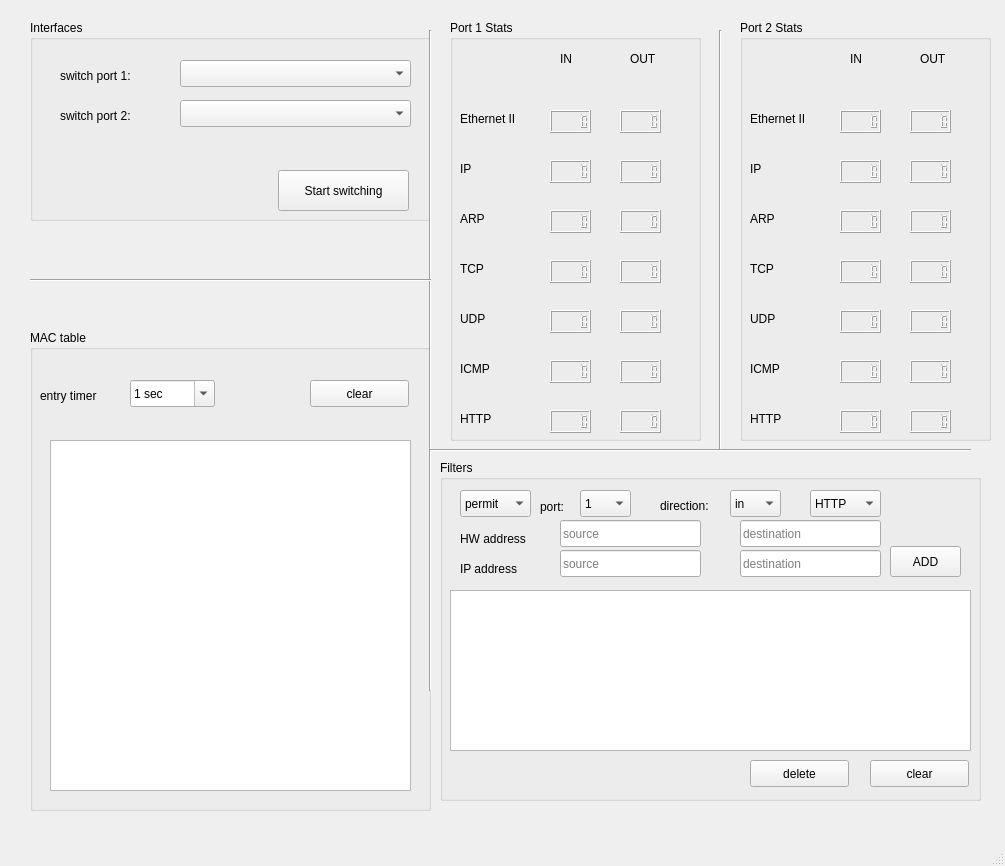
<?xml version="1.0" encoding="UTF-8"?>
<ui version="4.0">
 <class>MainWindow</class>
 <widget class="QMainWindow" name="MainWindow">
  <property name="geometry">
   <rect>
    <x>0</x>
    <y>0</y>
    <width>1005</width>
    <height>866</height>
   </rect>
  </property>
  <property name="windowTitle">
   <string>MainWindow</string>
  </property>
  <widget class="QWidget" name="centralwidget">
   <widget class="QGroupBox" name="groupBox">
    <property name="geometry">
     <rect>
      <x>30</x>
      <y>330</y>
      <width>401</width>
      <height>481</height>
     </rect>
    </property>
    <property name="title">
     <string>MAC table</string>
    </property>
    <widget class="QPushButton" name="cleartableButton">
     <property name="geometry">
      <rect>
       <x>280</x>
       <y>50</y>
       <width>99</width>
       <height>27</height>
      </rect>
     </property>
     <property name="text">
      <string>clear</string>
     </property>
    </widget>
    <widget class="QComboBox" name="modifyTimerComboBox">
     <property name="geometry">
      <rect>
       <x>100</x>
       <y>50</y>
       <width>85</width>
       <height>27</height>
      </rect>
     </property>
     <property name="editable">
      <bool>true</bool>
     </property>
     <property name="sizeAdjustPolicy">
      <enum>QComboBox::AdjustToContentsOnFirstShow</enum>
     </property>
     <item>
      <property name="text">
       <string>1 sec</string>
      </property>
     </item>
     <item>
      <property name="text">
       <string>2 sec</string>
      </property>
     </item>
     <item>
      <property name="text">
       <string>3 sec</string>
      </property>
     </item>
     <item>
      <property name="text">
       <string>4 sec</string>
      </property>
     </item>
     <item>
      <property name="text">
       <string>5 sec</string>
      </property>
     </item>
     <item>
      <property name="text">
       <string>6 sec</string>
      </property>
     </item>
     <item>
      <property name="text">
       <string>7 sec</string>
      </property>
     </item>
     <item>
      <property name="text">
       <string>8 sec</string>
      </property>
     </item>
     <item>
      <property name="text">
       <string>9 sec</string>
      </property>
     </item>
     <item>
      <property name="text">
       <string>10 sec</string>
      </property>
     </item>
    </widget>
    <widget class="QLabel" name="label">
     <property name="geometry">
      <rect>
       <x>10</x>
       <y>50</y>
       <width>81</width>
       <height>31</height>
      </rect>
     </property>
     <property name="text">
      <string>entry timer</string>
     </property>
    </widget>
    <widget class="QListView" name="mactableListView">
     <property name="geometry">
      <rect>
       <x>20</x>
       <y>110</y>
       <width>361</width>
       <height>351</height>
      </rect>
     </property>
     <property name="lineWidth">
      <number>1</number>
     </property>
     <property name="horizontalScrollBarPolicy">
      <enum>Qt::ScrollBarAsNeeded</enum>
     </property>
     <property name="viewMode">
      <enum>QListView::ListMode</enum>
     </property>
     <property name="modelColumn">
      <number>0</number>
     </property>
     <property name="uniformItemSizes">
      <bool>false</bool>
     </property>
    </widget>
   </widget>
   <widget class="QGroupBox" name="groupBox_2">
    <property name="geometry">
     <rect>
      <x>30</x>
      <y>20</y>
      <width>401</width>
      <height>201</height>
     </rect>
    </property>
    <property name="title">
     <string>Interfaces</string>
    </property>
    <widget class="QComboBox" name="port1ComboBox">
     <property name="geometry">
      <rect>
       <x>150</x>
       <y>40</y>
       <width>231</width>
       <height>27</height>
      </rect>
     </property>
    </widget>
    <widget class="QComboBox" name="port2ComboBox">
     <property name="geometry">
      <rect>
       <x>150</x>
       <y>80</y>
       <width>231</width>
       <height>27</height>
      </rect>
     </property>
    </widget>
    <widget class="QLabel" name="label_2">
     <property name="geometry">
      <rect>
       <x>30</x>
       <y>40</y>
       <width>111</width>
       <height>31</height>
      </rect>
     </property>
     <property name="text">
      <string>switch port 1:</string>
     </property>
    </widget>
    <widget class="QLabel" name="label_3">
     <property name="geometry">
      <rect>
       <x>30</x>
       <y>80</y>
       <width>111</width>
       <height>31</height>
      </rect>
     </property>
     <property name="text">
      <string>switch port 2:</string>
     </property>
    </widget>
    <widget class="QPushButton" name="startButton">
     <property name="geometry">
      <rect>
       <x>248</x>
       <y>150</y>
       <width>131</width>
       <height>41</height>
      </rect>
     </property>
     <property name="text">
      <string>Start switching</string>
     </property>
    </widget>
   </widget>
   <widget class="QGroupBox" name="groupBox_3">
    <property name="geometry">
     <rect>
      <x>450</x>
      <y>20</y>
      <width>251</width>
      <height>421</height>
     </rect>
    </property>
    <property name="autoFillBackground">
     <bool>false</bool>
    </property>
    <property name="styleSheet">
     <string notr="true"/>
    </property>
    <property name="title">
     <string>Port 1 Stats</string>
    </property>
    <property name="flat">
     <bool>false</bool>
    </property>
    <property name="checkable">
     <bool>false</bool>
    </property>
    <property name="checked">
     <bool>false</bool>
    </property>
    <widget class="QLabel" name="label_4">
     <property name="geometry">
      <rect>
       <x>110</x>
       <y>30</y>
       <width>21</width>
       <height>17</height>
      </rect>
     </property>
     <property name="text">
      <string>IN</string>
     </property>
    </widget>
    <widget class="QLabel" name="label_5">
     <property name="geometry">
      <rect>
       <x>180</x>
       <y>30</y>
       <width>31</width>
       <height>17</height>
      </rect>
     </property>
     <property name="text">
      <string>OUT</string>
     </property>
    </widget>
    <widget class="QLCDNumber" name="ipCountIN">
     <property name="geometry">
      <rect>
       <x>100</x>
       <y>140</y>
       <width>41</width>
       <height>23</height>
      </rect>
     </property>
    </widget>
    <widget class="QLCDNumber" name="eth2CountOUT">
     <property name="geometry">
      <rect>
       <x>170</x>
       <y>90</y>
       <width>41</width>
       <height>23</height>
      </rect>
     </property>
    </widget>
    <widget class="QLCDNumber" name="ipCountOUT">
     <property name="geometry">
      <rect>
       <x>170</x>
       <y>140</y>
       <width>41</width>
       <height>23</height>
      </rect>
     </property>
    </widget>
    <widget class="QLCDNumber" name="arpCountOUT">
     <property name="geometry">
      <rect>
       <x>170</x>
       <y>190</y>
       <width>41</width>
       <height>23</height>
      </rect>
     </property>
    </widget>
    <widget class="QLCDNumber" name="arpCountIN">
     <property name="geometry">
      <rect>
       <x>100</x>
       <y>190</y>
       <width>41</width>
       <height>23</height>
      </rect>
     </property>
    </widget>
    <widget class="QLCDNumber" name="tcpCountIN">
     <property name="geometry">
      <rect>
       <x>100</x>
       <y>240</y>
       <width>41</width>
       <height>23</height>
      </rect>
     </property>
    </widget>
    <widget class="QLCDNumber" name="eth2CountIN">
     <property name="geometry">
      <rect>
       <x>100</x>
       <y>90</y>
       <width>41</width>
       <height>23</height>
      </rect>
     </property>
    </widget>
    <widget class="QLCDNumber" name="udpCountOUT">
     <property name="geometry">
      <rect>
       <x>170</x>
       <y>290</y>
       <width>41</width>
       <height>23</height>
      </rect>
     </property>
    </widget>
    <widget class="QLCDNumber" name="udpCountIN">
     <property name="geometry">
      <rect>
       <x>100</x>
       <y>290</y>
       <width>41</width>
       <height>23</height>
      </rect>
     </property>
    </widget>
    <widget class="QLCDNumber" name="tcpCountOUT">
     <property name="geometry">
      <rect>
       <x>170</x>
       <y>240</y>
       <width>41</width>
       <height>23</height>
      </rect>
     </property>
    </widget>
    <widget class="QLabel" name="label_6">
     <property name="geometry">
      <rect>
       <x>10</x>
       <y>90</y>
       <width>71</width>
       <height>17</height>
      </rect>
     </property>
     <property name="text">
      <string>Ethernet II</string>
     </property>
    </widget>
    <widget class="QLabel" name="label_7">
     <property name="geometry">
      <rect>
       <x>10</x>
       <y>140</y>
       <width>68</width>
       <height>17</height>
      </rect>
     </property>
     <property name="text">
      <string>IP</string>
     </property>
    </widget>
    <widget class="QLabel" name="label_8">
     <property name="geometry">
      <rect>
       <x>10</x>
       <y>190</y>
       <width>68</width>
       <height>17</height>
      </rect>
     </property>
     <property name="text">
      <string>ARP</string>
     </property>
    </widget>
    <widget class="QLabel" name="label_14">
     <property name="geometry">
      <rect>
       <x>10</x>
       <y>240</y>
       <width>68</width>
       <height>17</height>
      </rect>
     </property>
     <property name="text">
      <string>TCP</string>
     </property>
    </widget>
    <widget class="QLabel" name="label_15">
     <property name="geometry">
      <rect>
       <x>10</x>
       <y>290</y>
       <width>68</width>
       <height>17</height>
      </rect>
     </property>
     <property name="text">
      <string>UDP</string>
     </property>
    </widget>
    <widget class="QLCDNumber" name="lcdNumber_22">
     <property name="geometry">
      <rect>
       <x>280</x>
       <y>310</y>
       <width>41</width>
       <height>23</height>
      </rect>
     </property>
    </widget>
    <widget class="QLCDNumber" name="lcdNumber_23">
     <property name="geometry">
      <rect>
       <x>350</x>
       <y>310</y>
       <width>41</width>
       <height>23</height>
      </rect>
     </property>
    </widget>
    <widget class="QLCDNumber" name="icmpCountIN">
     <property name="geometry">
      <rect>
       <x>100</x>
       <y>340</y>
       <width>41</width>
       <height>23</height>
      </rect>
     </property>
    </widget>
    <widget class="QLCDNumber" name="icmpCountOUT">
     <property name="geometry">
      <rect>
       <x>170</x>
       <y>340</y>
       <width>41</width>
       <height>23</height>
      </rect>
     </property>
    </widget>
    <widget class="QLabel" name="label_16">
     <property name="geometry">
      <rect>
       <x>10</x>
       <y>340</y>
       <width>68</width>
       <height>17</height>
      </rect>
     </property>
     <property name="text">
      <string>ICMP</string>
     </property>
    </widget>
    <widget class="QLCDNumber" name="httpCountIN">
     <property name="geometry">
      <rect>
       <x>100</x>
       <y>390</y>
       <width>41</width>
       <height>23</height>
      </rect>
     </property>
    </widget>
    <widget class="QLCDNumber" name="httpCountOUT">
     <property name="geometry">
      <rect>
       <x>170</x>
       <y>390</y>
       <width>41</width>
       <height>23</height>
      </rect>
     </property>
    </widget>
    <widget class="QLabel" name="label_17">
     <property name="geometry">
      <rect>
       <x>10</x>
       <y>390</y>
       <width>68</width>
       <height>17</height>
      </rect>
     </property>
     <property name="text">
      <string>HTTP</string>
     </property>
    </widget>
   </widget>
   <widget class="QGroupBox" name="groupBox_4">
    <property name="geometry">
     <rect>
      <x>740</x>
      <y>20</y>
      <width>251</width>
      <height>421</height>
     </rect>
    </property>
    <property name="autoFillBackground">
     <bool>false</bool>
    </property>
    <property name="styleSheet">
     <string notr="true"/>
    </property>
    <property name="title">
     <string>Port 2 Stats</string>
    </property>
    <property name="flat">
     <bool>false</bool>
    </property>
    <property name="checkable">
     <bool>false</bool>
    </property>
    <property name="checked">
     <bool>false</bool>
    </property>
    <widget class="QLabel" name="label_18">
     <property name="geometry">
      <rect>
       <x>110</x>
       <y>30</y>
       <width>21</width>
       <height>17</height>
      </rect>
     </property>
     <property name="text">
      <string>IN</string>
     </property>
    </widget>
    <widget class="QLabel" name="label_19">
     <property name="geometry">
      <rect>
       <x>180</x>
       <y>30</y>
       <width>31</width>
       <height>17</height>
      </rect>
     </property>
     <property name="text">
      <string>OUT</string>
     </property>
    </widget>
    <widget class="QLCDNumber" name="ipCountIN_2">
     <property name="geometry">
      <rect>
       <x>100</x>
       <y>140</y>
       <width>41</width>
       <height>23</height>
      </rect>
     </property>
    </widget>
    <widget class="QLCDNumber" name="eth2CountOUT_2">
     <property name="geometry">
      <rect>
       <x>170</x>
       <y>90</y>
       <width>41</width>
       <height>23</height>
      </rect>
     </property>
    </widget>
    <widget class="QLCDNumber" name="ipCountOUT_2">
     <property name="geometry">
      <rect>
       <x>170</x>
       <y>140</y>
       <width>41</width>
       <height>23</height>
      </rect>
     </property>
    </widget>
    <widget class="QLCDNumber" name="arpCountOUT_2">
     <property name="geometry">
      <rect>
       <x>170</x>
       <y>190</y>
       <width>41</width>
       <height>23</height>
      </rect>
     </property>
    </widget>
    <widget class="QLCDNumber" name="arpCountIN_2">
     <property name="geometry">
      <rect>
       <x>100</x>
       <y>190</y>
       <width>41</width>
       <height>23</height>
      </rect>
     </property>
    </widget>
    <widget class="QLCDNumber" name="tcpCountIN_2">
     <property name="geometry">
      <rect>
       <x>100</x>
       <y>240</y>
       <width>41</width>
       <height>23</height>
      </rect>
     </property>
    </widget>
    <widget class="QLCDNumber" name="eth2CountIN_2">
     <property name="geometry">
      <rect>
       <x>100</x>
       <y>90</y>
       <width>41</width>
       <height>23</height>
      </rect>
     </property>
    </widget>
    <widget class="QLCDNumber" name="udpCountOUT_2">
     <property name="geometry">
      <rect>
       <x>170</x>
       <y>290</y>
       <width>41</width>
       <height>23</height>
      </rect>
     </property>
    </widget>
    <widget class="QLCDNumber" name="udpCountIN_2">
     <property name="geometry">
      <rect>
       <x>100</x>
       <y>290</y>
       <width>41</width>
       <height>23</height>
      </rect>
     </property>
    </widget>
    <widget class="QLCDNumber" name="tcpCountOUT_2">
     <property name="geometry">
      <rect>
       <x>170</x>
       <y>240</y>
       <width>41</width>
       <height>23</height>
      </rect>
     </property>
    </widget>
    <widget class="QLabel" name="label_20">
     <property name="geometry">
      <rect>
       <x>10</x>
       <y>90</y>
       <width>71</width>
       <height>17</height>
      </rect>
     </property>
     <property name="text">
      <string>Ethernet II</string>
     </property>
    </widget>
    <widget class="QLabel" name="label_21">
     <property name="geometry">
      <rect>
       <x>10</x>
       <y>140</y>
       <width>68</width>
       <height>17</height>
      </rect>
     </property>
     <property name="text">
      <string>IP</string>
     </property>
    </widget>
    <widget class="QLabel" name="label_22">
     <property name="geometry">
      <rect>
       <x>10</x>
       <y>190</y>
       <width>68</width>
       <height>17</height>
      </rect>
     </property>
     <property name="text">
      <string>ARP</string>
     </property>
    </widget>
    <widget class="QLabel" name="label_23">
     <property name="geometry">
      <rect>
       <x>10</x>
       <y>240</y>
       <width>68</width>
       <height>17</height>
      </rect>
     </property>
     <property name="text">
      <string>TCP</string>
     </property>
    </widget>
    <widget class="QLabel" name="label_24">
     <property name="geometry">
      <rect>
       <x>10</x>
       <y>290</y>
       <width>68</width>
       <height>17</height>
      </rect>
     </property>
     <property name="text">
      <string>UDP</string>
     </property>
    </widget>
    <widget class="QLCDNumber" name="lcdNumber_24">
     <property name="geometry">
      <rect>
       <x>280</x>
       <y>310</y>
       <width>41</width>
       <height>23</height>
      </rect>
     </property>
    </widget>
    <widget class="QLCDNumber" name="lcdNumber_25">
     <property name="geometry">
      <rect>
       <x>350</x>
       <y>310</y>
       <width>41</width>
       <height>23</height>
      </rect>
     </property>
    </widget>
    <widget class="QLCDNumber" name="icmpCountIN_2">
     <property name="geometry">
      <rect>
       <x>100</x>
       <y>340</y>
       <width>41</width>
       <height>23</height>
      </rect>
     </property>
    </widget>
    <widget class="QLCDNumber" name="icmpCountOUT_2">
     <property name="geometry">
      <rect>
       <x>170</x>
       <y>340</y>
       <width>41</width>
       <height>23</height>
      </rect>
     </property>
    </widget>
    <widget class="QLabel" name="label_25">
     <property name="geometry">
      <rect>
       <x>10</x>
       <y>340</y>
       <width>68</width>
       <height>17</height>
      </rect>
     </property>
     <property name="text">
      <string>ICMP</string>
     </property>
    </widget>
    <widget class="QLCDNumber" name="httpCountIN_2">
     <property name="geometry">
      <rect>
       <x>100</x>
       <y>390</y>
       <width>41</width>
       <height>23</height>
      </rect>
     </property>
    </widget>
    <widget class="QLCDNumber" name="httpCountOUT_2">
     <property name="geometry">
      <rect>
       <x>170</x>
       <y>390</y>
       <width>41</width>
       <height>23</height>
      </rect>
     </property>
    </widget>
    <widget class="QLabel" name="label_26">
     <property name="geometry">
      <rect>
       <x>10</x>
       <y>390</y>
       <width>68</width>
       <height>17</height>
      </rect>
     </property>
     <property name="text">
      <string>HTTP</string>
     </property>
    </widget>
   </widget>
   <widget class="Line" name="line_2">
    <property name="geometry">
     <rect>
      <x>710</x>
      <y>30</y>
      <width>20</width>
      <height>421</height>
     </rect>
    </property>
    <property name="orientation">
     <enum>Qt::Vertical</enum>
    </property>
   </widget>
   <widget class="Line" name="line_3">
    <property name="geometry">
     <rect>
      <x>420</x>
      <y>30</y>
      <width>20</width>
      <height>661</height>
     </rect>
    </property>
    <property name="orientation">
     <enum>Qt::Vertical</enum>
    </property>
   </widget>
   <widget class="Line" name="line">
    <property name="geometry">
     <rect>
      <x>30</x>
      <y>270</y>
      <width>401</width>
      <height>20</height>
     </rect>
    </property>
    <property name="orientation">
     <enum>Qt::Horizontal</enum>
    </property>
   </widget>
   <widget class="QGroupBox" name="groupBox_5">
    <property name="geometry">
     <rect>
      <x>440</x>
      <y>460</y>
      <width>541</width>
      <height>341</height>
     </rect>
    </property>
    <property name="whatsThis">
     <string extracomment="src addr"/>
    </property>
    <property name="title">
     <string>Filters</string>
    </property>
    <widget class="QListView" name="filterListView">
     <property name="geometry">
      <rect>
       <x>10</x>
       <y>130</y>
       <width>521</width>
       <height>161</height>
      </rect>
     </property>
    </widget>
    <widget class="QComboBox" name="filterpermitComboBox">
     <property name="geometry">
      <rect>
       <x>20</x>
       <y>30</y>
       <width>71</width>
       <height>27</height>
      </rect>
     </property>
     <item>
      <property name="text">
       <string>permit</string>
      </property>
     </item>
     <item>
      <property name="text">
       <string>deny</string>
      </property>
     </item>
    </widget>
    <widget class="QComboBox" name="filterportComboBox">
     <property name="geometry">
      <rect>
       <x>140</x>
       <y>30</y>
       <width>51</width>
       <height>27</height>
      </rect>
     </property>
     <item>
      <property name="text">
       <string>1</string>
      </property>
     </item>
     <item>
      <property name="text">
       <string>2</string>
      </property>
     </item>
    </widget>
    <widget class="QComboBox" name="filterdirectionComboBox">
     <property name="geometry">
      <rect>
       <x>290</x>
       <y>30</y>
       <width>51</width>
       <height>27</height>
      </rect>
     </property>
     <item>
      <property name="text">
       <string>in</string>
      </property>
     </item>
     <item>
      <property name="text">
       <string>out</string>
      </property>
     </item>
     <item>
      <property name="text">
       <string>any</string>
      </property>
     </item>
    </widget>
    <widget class="QComboBox" name="filterprotocolComboBox">
     <property name="geometry">
      <rect>
       <x>370</x>
       <y>30</y>
       <width>71</width>
       <height>27</height>
      </rect>
     </property>
     <item>
      <property name="text">
       <string>HTTP</string>
      </property>
     </item>
     <item>
      <property name="text">
       <string>ICMP</string>
      </property>
     </item>
     <item>
      <property name="text">
       <string>UDP</string>
      </property>
     </item>
     <item>
      <property name="text">
       <string>TCP</string>
      </property>
     </item>
     <item>
      <property name="text">
       <string>IP</string>
      </property>
     </item>
     <item>
      <property name="text">
       <string>ARP</string>
      </property>
     </item>
     <item>
      <property name="text">
       <string>any</string>
      </property>
     </item>
    </widget>
    <widget class="QLabel" name="label_27">
     <property name="geometry">
      <rect>
       <x>20</x>
       <y>70</y>
       <width>81</width>
       <height>17</height>
      </rect>
     </property>
     <property name="text">
      <string>HW address</string>
     </property>
    </widget>
    <widget class="QLabel" name="label_28">
     <property name="geometry">
      <rect>
       <x>20</x>
       <y>100</y>
       <width>71</width>
       <height>17</height>
      </rect>
     </property>
     <property name="text">
      <string>IP address</string>
     </property>
    </widget>
    <widget class="QLineEdit" name="filter_hwsrc_Text">
     <property name="geometry">
      <rect>
       <x>120</x>
       <y>60</y>
       <width>141</width>
       <height>27</height>
      </rect>
     </property>
     <property name="toolTip">
      <string/>
     </property>
     <property name="whatsThis">
      <string/>
     </property>
     <property name="accessibleName">
      <string/>
     </property>
     <property name="inputMask">
      <string/>
     </property>
     <property name="text">
      <string/>
     </property>
     <property name="placeholderText">
      <string>source</string>
     </property>
    </widget>
    <widget class="QLineEdit" name="filter_ipsrc_Text">
     <property name="geometry">
      <rect>
       <x>120</x>
       <y>90</y>
       <width>141</width>
       <height>27</height>
      </rect>
     </property>
     <property name="placeholderText">
      <string>source</string>
     </property>
    </widget>
    <widget class="QLineEdit" name="filter_ipdst_Text">
     <property name="geometry">
      <rect>
       <x>300</x>
       <y>90</y>
       <width>141</width>
       <height>27</height>
      </rect>
     </property>
     <property name="placeholderText">
      <string>destination</string>
     </property>
    </widget>
    <widget class="QLineEdit" name="filter_hwdst_Text">
     <property name="geometry">
      <rect>
       <x>300</x>
       <y>60</y>
       <width>141</width>
       <height>27</height>
      </rect>
     </property>
     <property name="placeholderText">
      <string>destination</string>
     </property>
    </widget>
    <widget class="QPushButton" name="addFilterButton">
     <property name="geometry">
      <rect>
       <x>450</x>
       <y>86</y>
       <width>71</width>
       <height>31</height>
      </rect>
     </property>
     <property name="text">
      <string>ADD</string>
     </property>
    </widget>
    <widget class="QPushButton" name="deleteFilterButton">
     <property name="geometry">
      <rect>
       <x>310</x>
       <y>300</y>
       <width>99</width>
       <height>27</height>
      </rect>
     </property>
     <property name="toolTip">
      <string>delete selected</string>
     </property>
     <property name="text">
      <string>delete</string>
     </property>
    </widget>
    <widget class="QPushButton" name="clearFiltersButton">
     <property name="geometry">
      <rect>
       <x>430</x>
       <y>300</y>
       <width>99</width>
       <height>27</height>
      </rect>
     </property>
     <property name="toolTip">
      <string>clear filters</string>
     </property>
     <property name="text">
      <string>clear</string>
     </property>
    </widget>
    <widget class="QLabel" name="label_29">
     <property name="geometry">
      <rect>
       <x>100</x>
       <y>26</y>
       <width>41</width>
       <height>41</height>
      </rect>
     </property>
     <property name="text">
      <string>port:</string>
     </property>
    </widget>
    <widget class="QLabel" name="label_30">
     <property name="geometry">
      <rect>
       <x>220</x>
       <y>30</y>
       <width>68</width>
       <height>31</height>
      </rect>
     </property>
     <property name="text">
      <string>direction:</string>
     </property>
    </widget>
   </widget>
   <widget class="Line" name="line_4">
    <property name="geometry">
     <rect>
      <x>430</x>
      <y>440</y>
      <width>541</width>
      <height>20</height>
     </rect>
    </property>
    <property name="orientation">
     <enum>Qt::Horizontal</enum>
    </property>
   </widget>
  </widget>
  <widget class="QMenuBar" name="menubar">
   <property name="geometry">
    <rect>
     <x>0</x>
     <y>0</y>
     <width>1005</width>
     <height>25</height>
    </rect>
   </property>
  </widget>
  <widget class="QStatusBar" name="statusbar"/>
 </widget>
 <resources/>
 <connections/>
</ui>
